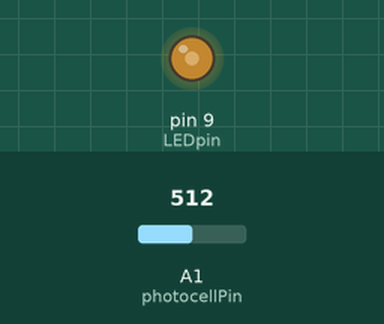
Bench run of a sketch on a simulated Arduino Uno, built with avr-gcc and run on an emulated ATmega328P. Shown: output pins drawn as LEDs (lit = HIGH). The inputs (shaded band) are chosen by the test bench; at power-on: A1 (photocellPin) = 512.

Above: at 1.2 s.
1.3 s: A1 (photocellPin) set to 716
At 1.7 s:
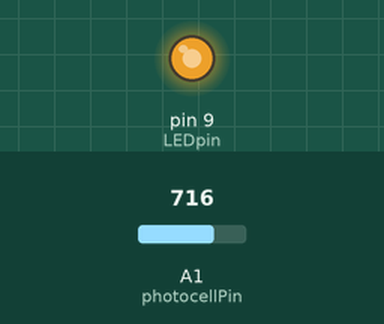
2.8 s: A1 (photocellPin) set to 306
At 4.1 s:
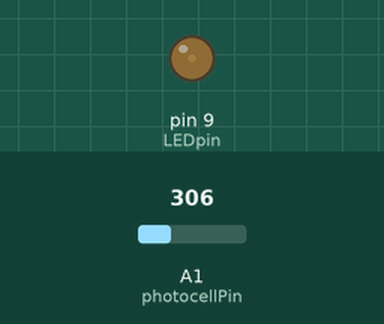
Timing chart, 0 to 5.8 s (numbered marks = the images above; inputs shaded):
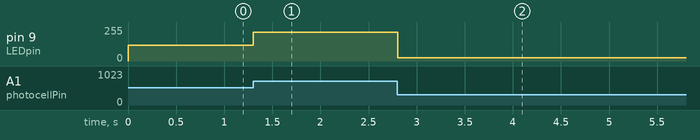

Measured:
- after the input at 1.3 s, pin 9 (LEDpin): 120/255 → 215/255 at once
- after the input at 2.8 s, pin 9 (LEDpin): 215/255 → 23/255 at once

The sketch:

photoPin.ino
```cpp
int photocellPin = 1;     // the cell and 10K pulldown are connected to a1
int photocellReading;     // the analog reading from the sensor divider
int LEDpin = 9;      // connect Red LED to pin  (PWM pin)
int LEDbrightness;

void setup(void) {
  pinMode(LEDpin, OUTPUT);
}

void loop(void) {

  //the following code is for the light sensor
   photocellReading = analogRead(photocellPin);
  // LED gets darker the brighter it is at the sensor
  // that means we have to -invert- the reading from 0-1023 back to 1023-0
  //photocellReading = 1023 - photocellReading;
  //now we have to map 0-1023 to 0-255 since thats the range analogWrite uses
  LEDbrightness = map(photocellReading, 255, 800, 0, 255);
  analogWrite(LEDpin, LEDbrightness);

  delay(100);
}
```
